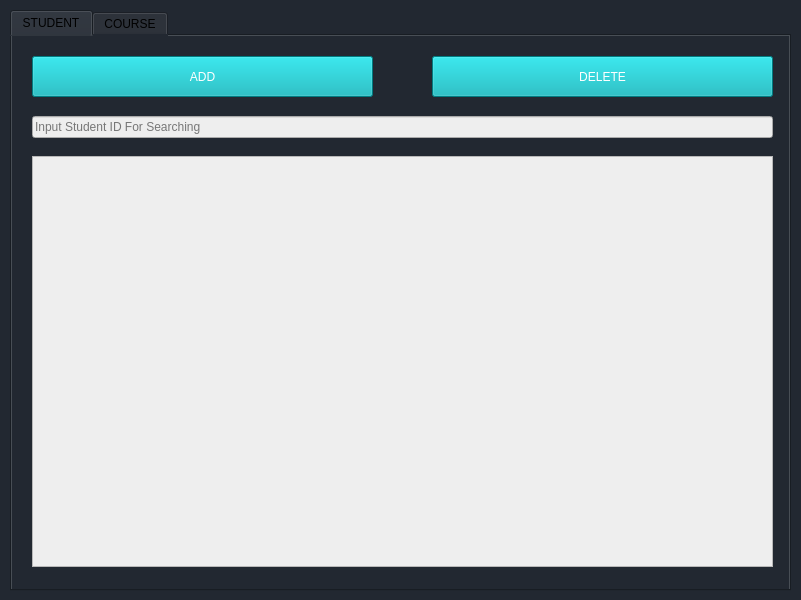
<?xml version="1.0" encoding="UTF-8"?>
<ui version="4.0">
 <class>SSIS</class>
 <widget class="QMainWindow" name="SSIS">
  <property name="geometry">
   <rect>
    <x>0</x>
    <y>0</y>
    <width>801</width>
    <height>600</height>
   </rect>
  </property>
  <property name="minimumSize">
   <size>
    <width>801</width>
    <height>600</height>
   </size>
  </property>
  <property name="maximumSize">
   <size>
    <width>801</width>
    <height>600</height>
   </size>
  </property>
  <property name="mouseTracking">
   <bool>false</bool>
  </property>
  <property name="windowTitle">
   <string>MainWindow</string>
  </property>
  <property name="styleSheet">
   <string notr="true">background-color:rgb(34, 40, 49)</string>
  </property>
  <property name="tabShape">
   <enum>QTabWidget::Rounded</enum>
  </property>
  <widget class="QWidget" name="centralwidget">
   <widget class="QTabWidget" name="tabWidget">
    <property name="geometry">
     <rect>
      <x>10</x>
      <y>10</y>
      <width>781</width>
      <height>581</height>
     </rect>
    </property>
    <property name="maximumSize">
     <size>
      <width>800</width>
      <height>600</height>
     </size>
    </property>
    <property name="font">
     <font>
      <family>Arial</family>
     </font>
    </property>
    <property name="statusTip">
     <string/>
    </property>
    <property name="autoFillBackground">
     <bool>false</bool>
    </property>
    <property name="styleSheet">
     <string notr="true">background-color:rgb(34, 40, 49)</string>
    </property>
    <property name="tabShape">
     <enum>QTabWidget::Rounded</enum>
    </property>
    <property name="currentIndex">
     <number>0</number>
    </property>
    <property name="elideMode">
     <enum>Qt::ElideNone</enum>
    </property>
    <property name="usesScrollButtons">
     <bool>false</bool>
    </property>
    <property name="tabsClosable">
     <bool>false</bool>
    </property>
    <property name="movable">
     <bool>false</bool>
    </property>
    <property name="tabBarAutoHide">
     <bool>false</bool>
    </property>
    <widget class="QWidget" name="studentTab">
     <attribute name="title">
      <string>STUDENT</string>
     </attribute>
     <widget class="QLineEdit" name="studentLineEdit">
      <property name="geometry">
       <rect>
        <x>20</x>
        <y>80</y>
        <width>741</width>
        <height>22</height>
       </rect>
      </property>
      <property name="styleSheet">
       <string notr="true">background-color: rgb(238, 238, 238)</string>
      </property>
      <property name="text">
       <string/>
      </property>
      <property name="maxLength">
       <number>20</number>
      </property>
      <property name="placeholderText">
       <string>Input Student ID For Searching</string>
      </property>
     </widget>
     <widget class="QPushButton" name="deleteButtonStudent">
      <property name="geometry">
       <rect>
        <x>420</x>
        <y>20</y>
        <width>341</width>
        <height>41</height>
       </rect>
      </property>
      <property name="styleSheet">
       <string notr="true">background-color:rgb(0, 173, 181);
font: 87 8pt &quot;Arial Black&quot;;
color: rgb(255, 255, 255);</string>
      </property>
      <property name="text">
       <string>DELETE</string>
      </property>
     </widget>
     <widget class="QTableView" name="studentTable">
      <property name="geometry">
       <rect>
        <x>20</x>
        <y>120</y>
        <width>741</width>
        <height>411</height>
       </rect>
      </property>
      <property name="autoFillBackground">
       <bool>false</bool>
      </property>
      <property name="styleSheet">
       <string notr="true">background-color: rgb(238, 238, 238)</string>
      </property>
      <property name="selectionMode">
       <enum>QAbstractItemView::SingleSelection</enum>
      </property>
     </widget>
     <widget class="QPushButton" name="addButtonStudent">
      <property name="geometry">
       <rect>
        <x>20</x>
        <y>20</y>
        <width>341</width>
        <height>41</height>
       </rect>
      </property>
      <property name="styleSheet">
       <string notr="true">background-color:rgb(0, 173, 181);
font: 87 8pt &quot;Arial Black&quot;;
color: rgb(255, 255, 255);</string>
      </property>
      <property name="text">
       <string>ADD</string>
      </property>
     </widget>
    </widget>
    <widget class="QWidget" name="courseTab">
     <attribute name="title">
      <string>COURSE</string>
     </attribute>
     <widget class="QLineEdit" name="courseLineEdit">
      <property name="geometry">
       <rect>
        <x>20</x>
        <y>80</y>
        <width>741</width>
        <height>22</height>
       </rect>
      </property>
      <property name="styleSheet">
       <string notr="true">background-color: rgb(238, 238, 238)</string>
      </property>
      <property name="text">
       <string/>
      </property>
      <property name="maxLength">
       <number>20</number>
      </property>
      <property name="placeholderText">
       <string>Input Course Code For Searching</string>
      </property>
     </widget>
     <widget class="QPushButton" name="addButtonCourse">
      <property name="geometry">
       <rect>
        <x>20</x>
        <y>20</y>
        <width>341</width>
        <height>41</height>
       </rect>
      </property>
      <property name="styleSheet">
       <string notr="true">background-color:rgb(0, 173, 181);
font: 87 8pt &quot;Arial Black&quot;;
color: rgb(255, 255, 255);</string>
      </property>
      <property name="text">
       <string>ADD</string>
      </property>
     </widget>
     <widget class="QPushButton" name="deleteButtonCourse">
      <property name="geometry">
       <rect>
        <x>420</x>
        <y>20</y>
        <width>341</width>
        <height>41</height>
       </rect>
      </property>
      <property name="styleSheet">
       <string notr="true">background-color:rgb(0, 173, 181);
font: 87 8pt &quot;Arial Black&quot;;
color: rgb(255, 255, 255);</string>
      </property>
      <property name="text">
       <string>DELETE</string>
      </property>
     </widget>
     <widget class="QTableView" name="courseTable">
      <property name="geometry">
       <rect>
        <x>20</x>
        <y>120</y>
        <width>741</width>
        <height>411</height>
       </rect>
      </property>
      <property name="autoFillBackground">
       <bool>false</bool>
      </property>
      <property name="styleSheet">
       <string notr="true">background-color: rgb(238, 238, 238)</string>
      </property>
      <property name="selectionMode">
       <enum>QAbstractItemView::SingleSelection</enum>
      </property>
     </widget>
    </widget>
   </widget>
  </widget>
 </widget>
 <resources/>
 <connections/>
</ui>
